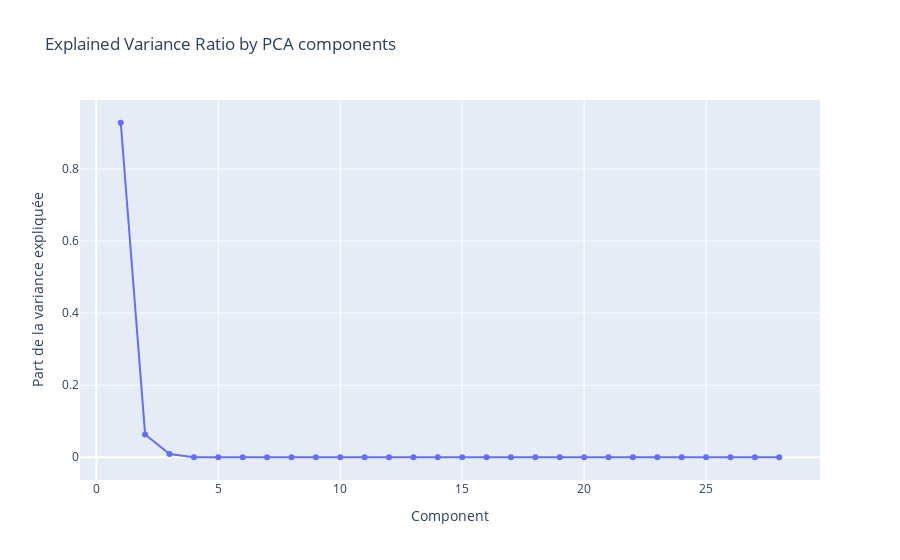

This figure's notebook cell:
### Code cell
import plotly.graph_objects as go
from sklearn.decomposition import PCA

# Assume X is your feature matrix
pca = PCA(n_components=None)
data_pca = pca.fit_transform(data)

# Create a scatter plot of the explained variance ratio
fig = go.Figure(data=go.Scatter(x=list(range(1, len(pca.explained_variance_ratio_)+1)), 
                                y=pca.explained_variance_ratio_,
                                mode='lines+markers'))

fig.update_layout(title='Explained Variance Ratio by PCA components',
                  xaxis=dict(title='Component'),
                  yaxis=dict(title='Part de la variance expliquée'))

fig.show()

### Figure 1 — Plotly figure (JSON) as saved in the notebook; plotly's stock layout.template omitted (floating-point values rounded to 4 significant figures)
{"data": [{"mode": "lines+markers", "type": "scatter", "x": [1, 2, 3, 4, 5, 6, 7, 8, 9, 10, 11, 12, 13, 14, 15, 16, 17, 18, 19, 20, 21, 22, 23, 24, 25, 26, 27, 28], "y": [0.928, 0.06282, 0.009142, 2.017e-06, 1.843e-06, 1.576e-06, 1.22e-06, 9.459e-07, 7.47e-07, 6.293e-07, 5.351e-07, 4.443e-07, 3.475e-07, 3.051e-07, 2.878e-07, 2.182e-07, 2.007e-07, 1.741e-07, 1.001e-07, 7.455e-08, 4.215e-08, 3.031e-08, 1.364e-08, 1.054e-08, 8.325e-09, 1.684e-09, 7.731e-33, 7.731e-33]}], "layout": {"title": {"text": "Explained Variance Ratio by PCA components"}, "xaxis": {"title": {"text": "Component"}}, "yaxis": {"title": {"text": "Part de la variance expliquée"}}}}
